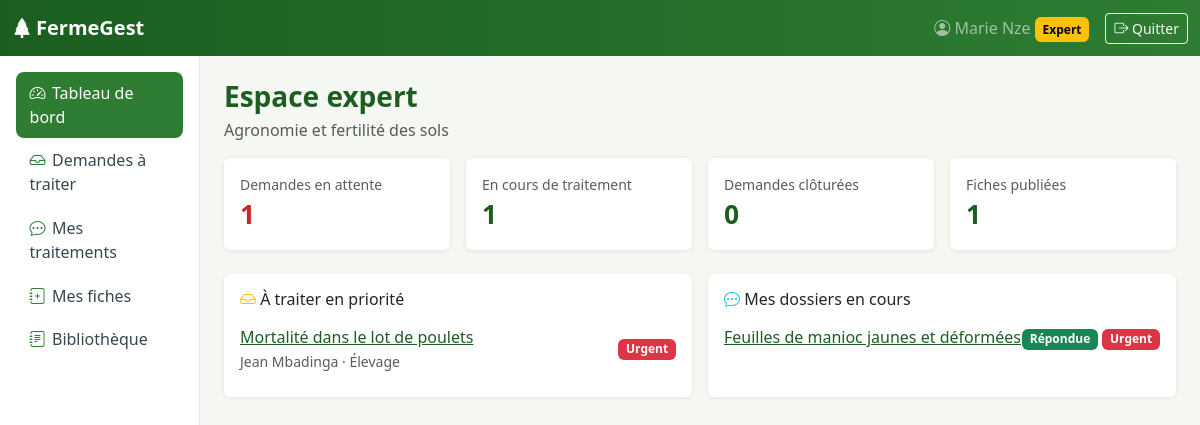
The page /conseils/expert/ (signed in) on the database its author committed.
### comptes/models.py (models this page shows, shortened)
class Profil(models.Model):
    class Role(models.TextChoices):
        FERMIER = "FERMIER", "Fermier"
        EXPERT = "EXPERT", "Expert (agronome / vétérinaire)"
    user = models.OneToOneField(
        settings.AUTH_USER_MODEL, on_delete=models.CASCADE, related_name="profil"
    )
    role = models.CharField("Rôle", max_length=10, choices=Role.choices, default=Role.FERMIER)
    telephone = models.CharField("Téléphone", max_length=20, blank=True)
    localite = models.CharField("Localité", max_length=100, blank=True)
    specialite = models.CharField(
        "Spécialité", max_length=120, blank=True,
        help_text="Renseignée pour les experts (ex. : agronomie, santé animale).",
    )
    est_valide = models.BooleanField(
        "Compte validé", default=True,
        help_text="Un compte expert doit être validé par l'administrateur.",
    )
    date_creation = models.DateTimeField(auto_now_add=True)
    class Meta:
        verbose_name = "Profil"
        verbose_name_plural = "Profils"
    @property
    def est_fermier(self):
        return self.role == self.Role.FERMIER

### conseils/models.py (models this page shows, shortened)
class DemandeConseil(models.Model):
    class Categorie(models.TextChoices):
        CULTURE = "CULTURE", "Culture / agronomie"
        ELEVAGE = "ELEVAGE", "Élevage"
        SOL = "SOL", "Sol et fertilisation"
        MALADIE = "MALADIE", "Maladie / ravageur"
        GESTION = "GESTION", "Gestion de l'exploitation"
        AUTRE = "AUTRE", "Autre"
    class Statut(models.TextChoices):
        OUVERTE = "OUVERTE", "Ouverte"
        PRISE_EN_CHARGE = "PRISE_EN_CHARGE", "Prise en charge"
        REPONDUE = "REPONDUE", "Répondue"
        CLOTUREE = "CLOTUREE", "Clôturée"
    class Urgence(models.TextChoices):
        NORMALE = "NORMALE", "Normale"
        URGENTE = "URGENTE", "Urgente"
    fermier = models.ForeignKey(settings.AUTH_USER_MODEL, on_delete=models.CASCADE,
                                related_name="demandes_emises")
    expert = models.ForeignKey(settings.AUTH_USER_MODEL, null=True, blank=True,
                               on_delete=models.SET_NULL, related_name="demandes_traitees")
    titre = models.CharField("Objet", max_length=150)
    categorie = models.CharField("Catégorie", max_length=10, choices=Categorie.choices)
    urgence = models.CharField("Urgence", max_length=8, choices=Urgence.choices,
                               default=Urgence.NORMALE)
    description = models.TextField("Description du problème")
    culture = models.ForeignKey(Culture, null=True, blank=True, on_delete=models.SET_NULL,
                                verbose_name="Culture concernée")
    troupeau = models.ForeignKey(Troupeau, null=True, blank=True, on_delete=models.SET_NULL,
                                 verbose_name="Troupeau concerné")
    photo = models.ImageField("Photo (facultatif)", upload_to="demandes/", blank=True)
    statut = models.CharField("Statut", max_length=16, choices=Statut.choices,
                              default=Statut.OUVERTE)
    date_creation = models.DateTimeField(auto_now_add=True)
    date_maj = models.DateTimeField(auto_now=True)
    class Meta:
        ordering = ["-date_creation"]
        verbose_name = "Demande de conseil"
        verbose_name_plural = "Demandes de conseil"
    def get_absolute_url(self):
        return reverse("conseils:demande_detail", args=[self.pk])

### conseils/views.py (the view)
# urls.py: path("expert/", views.ExpertTableauBordView.as_view(), name="expert_tableau_bord"),
class ExpertTableauBordView(ExpertRequisMixin, TemplateView):
    template_name = "conseils/expert_tableau_bord.html"
    def get_context_data(self, **kwargs):
        ctx = super().get_context_data(**kwargs)
        u = self.request.user
        ctx["a_traiter"] = DemandeConseil.objects.filter(
            statut=Statut.OUVERTE).select_related("fermier").order_by("-urgence", "date_creation")[:6]
        ctx["en_cours"] = DemandeConseil.objects.filter(
            expert=u, statut__in=[Statut.PRISE_EN_CHARGE, Statut.REPONDUE]).select_related("fermier")
        ctx["nb_traitees"] = DemandeConseil.objects.filter(expert=u, statut=Statut.CLOTUREE).count()
        ctx["nb_fiches"] = FicheTechnique.objects.filter(auteur=u).count()
        ctx["nb_ouvertes"] = DemandeConseil.objects.filter(statut=Statut.OUVERTE).count()
        return ctx

### comptes/context_processors.py (called while the page is built)
def navigation(request):
    user = request.user
    role, menu = None, []
    if user.is_authenticated:
        profil = getattr(user, "profil", None)
        if user.is_staff:
            role = "ADMIN"
        elif profil:
            role = profil.role
            modele = MENU_FERMIER if profil.est_fermier else MENU_EXPERT
            for libelle, nom_url, icone in modele:
                url = reverse(nom_url)
                actif = request.path == url or (
                    url.count("/") > 2 and request.path.startswith(url))
                menu.append({"libelle": libelle, "url": url, "icone": icone, "actif": actif})
    return {"role_courant": role, "menu": menu}

### comptes/permissions.py (called while the page is built)
    def test_func(self):
        user = self.request.user
        profil = getattr(user, "profil", None)
        return bool(profil and profil.est_valide and profil.role == self.role_requis)

### templates/conseils/expert_tableau_bord.html
{% extends "base.html" %}{% block titre %}Espace expert{% endblock %}
{% block contenu %}
<h1 class="page-titre h3 mb-1">Espace expert</h1>
<p class="text-muted">{{ user.profil.specialite }}</p>
<div class="row g-3 mb-4">
  <div class="col-6 col-lg-3"><div class="card carte-stat alerte"><div class="card-body"><div class="text-muted small">Demandes en attente</div><div class="valeur">{{ nb_ouvertes }}</div></div></div></div>
  <div class="col-6 col-lg-3"><div class="card carte-stat"><div class="card-body"><div class="text-muted small">En cours de traitement</div><div class="valeur">{{ en_cours|length }}</div></div></div></div>
  <div class="col-6 col-lg-3"><div class="card carte-stat"><div class="card-body"><div class="text-muted small">Demandes clôturées</div><div class="valeur">{{ nb_traitees }}</div></div></div></div>
  <div class="col-6 col-lg-3"><div class="card carte-stat"><div class="card-body"><div class="text-muted small">Fiches publiées</div><div class="valeur">{{ nb_fiches }}</div></div></div></div>
</div>
<div class="row g-3">
  <div class="col-lg-6"><div class="card h-100"><div class="card-body"><h2 class="h6"><i class="bi bi-inbox text-warning"></i> À traiter en priorité</h2>
    <ul class="list-group list-group-flush">
    {% for d in a_traiter %}<li class="list-group-item px-0 d-flex justify-content-between align-items-center">
      <span><a href="{{ d.get_absolute_url }}">{{ d.titre }}</a><br><small class="text-muted">{{ d.fermier.get_full_name|default:d.fermier.username }} · {{ d.get_categorie_display }}</small></span>
      {% if d.urgence == 'URGENTE' %}<span class="badge text-bg-danger">Urgent</span>{% endif %}</li>
    {% empty %}<li class="list-group-item px-0 text-muted">Aucune demande en attente. 🎉</li>{% endfor %}</ul></div></div></div>
  <div class="col-lg-6"><div class="card h-100"><div class="card-body"><h2 class="h6"><i class="bi bi-chat-dots text-info"></i> Mes dossiers en cours</h2>
    <ul class="list-group list-group-flush">
    {% for d in en_cours %}<li class="list-group-item px-0 d-flex justify-content-between"><a href="{{ d.get_absolute_url }}">{{ d.titre }}</a>
      <span>{% include "conseils/_badge_statut.html" %}</span></li>
    {% empty %}<li class="list-group-item px-0 text-muted">Aucun dossier en cours.</li>{% endfor %}</ul></div></div></div>
</div>
{% endblock %}

### templates/base.html (shortened to what this page needs)
{% load static %}<!DOCTYPE html>
<html lang="fr">
<head>
  <link rel="stylesheet" href="{% static 'vendor/bootstrap/bootstrap.min.css' %}">
  <link rel="stylesheet" href="{% static 'vendor/bootstrap-icons/bootstrap-icons.min.css' %}">
  <link rel="stylesheet" href="{% static 'css/app.css' %}">
</head>
<body>
<nav class="navbar navbar-dark navbar-ferme navbar-expand sticky-top">
  <div class="container-fluid">
    <a class="navbar-brand fw-bold" href="{% url 'comptes:accueil' %}"><i class="bi bi-tree-fill me-1"></i>FermeGest</a>
    <ul class="navbar-nav ms-auto align-items-center">
      {% if user.is_authenticated %}
        <li class="nav-item"><a class="nav-link" href="{% url 'comptes:profil' %}"><i class="bi bi-person-circle"></i><span class="d-none d-md-inline"> {{ user.get_full_name|default:user.username }}</span>
          {% if role_courant == 'EXPERT' %}<span class="badge text-bg-warning d-none d-sm-inline">Expert</span>{% elif role_courant == 'FERMIER' %}<span class="badge text-bg-light d-none d-sm-inline">Fermier</span>{% endif %}</a></li>
        <li class="nav-item">
          <form method="post" action="{% url 'comptes:deconnexion' %}" class="d-inline">{% csrf_token %}
            <button class="btn btn-sm btn-outline-light ms-2"><i class="bi bi-box-arrow-right"></i><span class="d-none d-md-inline"> Quitter</span></button>
          </form>
        </li>
      {% endif %}
    </ul>
  </div>
</nav>
<div class="container-fluid">
  <div class="row">
    {% if menu %}
    <aside class="col-md-3 col-lg-2 sidebar p-3 d-none d-md-block">
      <ul class="nav flex-column">
        {% for item in menu %}
        <li class="nav-item"><a class="nav-link {% if item.actif %}active{% endif %}" href="{{ item.url }}"><i class="bi {{ item.icone }}"></i>{{ item.libelle }}</a></li>
        {% endfor %}
      </ul>
    </aside>
    {% endif %}
    <main class="col p-4">
      {% block contenu %}{% endblock %}
    </main>
  </div>
</div>
</body>
</html>

### templates/conseils/_badge_statut.html
{% if d.statut == 'OUVERTE' %}<span class="badge text-bg-warning">Ouverte</span>
{% elif d.statut == 'PRISE_EN_CHARGE' %}<span class="badge text-bg-info">Prise en charge</span>
{% elif d.statut == 'REPONDUE' %}<span class="badge text-bg-success">Répondue</span>
{% else %}<span class="badge text-bg-secondary">Clôturée</span>{% endif %}
{% if d.urgence == 'URGENTE' %}<span class="badge text-bg-danger">Urgent</span>{% endif %}

### static/css/app.css (style rules this page uses)
:root { --fg-green:#2e7d32; --fg-green-dark:#1b5e20; --fg-soil:#6d4c41; --fg-bg:#f4f7f2; }
body { background: var(--fg-bg); }
.navbar-ferme { background: linear-gradient(90deg, var(--fg-green-dark), var(--fg-green)); }
.sidebar { min-height: calc(100vh - 56px); background:#fff; border-right:1px solid #e3e8e0; }
.sidebar .nav-link { color:#37474f; border-radius:.5rem; padding:.55rem .85rem; margin-bottom:2px; }
.sidebar .nav-link i { width:1.4rem; display:inline-block; color:var(--fg-green); }
.sidebar .nav-link.active { background:var(--fg-green); color:#fff; }
.sidebar .nav-link.active i { color:#fff; }
.carte-stat { border:0; border-left:4px solid var(--fg-green); box-shadow:0 1px 4px rgba(0,0,0,.08); }
.carte-stat .valeur { font-size:1.65rem; font-weight:700; color:var(--fg-green-dark); }
.carte-stat.alerte { border-left-color:#c62828; }
.carte-stat.alerte .valeur { color:#c62828; }
.card { border:0; box-shadow:0 1px 4px rgba(0,0,0,.08); }
a { color:var(--fg-green-dark); }
.page-titre { color:var(--fg-green-dark); font-weight:700; }

### rows shown on the page
DemandeConseil: titre "Mortalité dans le lot de poulets", fermier.get_full_name "Jean Mbadinga", categorie "Élevage", urgence "Urgent"
DemandeConseil: titre "Feuilles de manioc jaunes et déformées", statut "Répondue", urgence "Urgent"

### other values the page prints
{{ user.get_full_name|default:user.username }} "Marie Nze"
{{ item.libelle }} "Tableau de bord" "Demandes à traiter" "Mes traitements" "Mes fiches" "Bibliothèque"
{{ user.profil.specialite }} "Agronomie et fertilité des sols"
{{ nb_ouvertes }} "1"
{{ en_cours|length }} "1"
{{ nb_traitees }} "0"
{{ nb_fiches }} "1"
